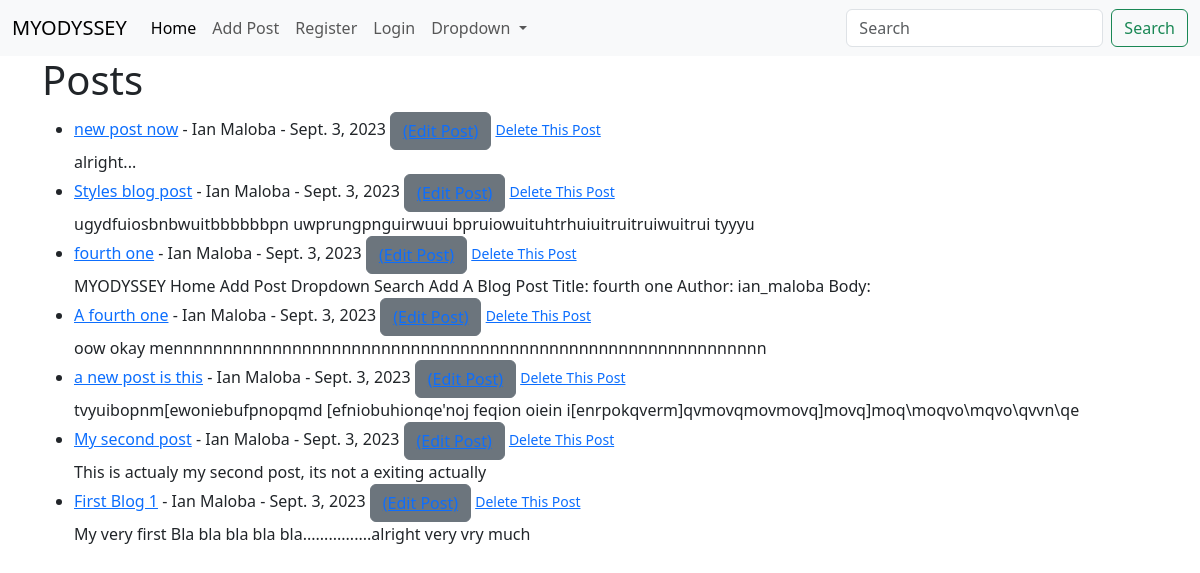
The page / on the database its author committed.
### blog/models.py (models this page shows, shortened)
class Post(models.Model):
    title = models.CharField(max_length=255)
    author = models.ForeignKey(User, on_delete=models.CASCADE)
    body = models.TextField()
    post_date = models.DateField(auto_now_add=True)

### blog/views.py (the view)
# urls.py: path('', HomeView.as_view(), name="home"),
class HomeView(ListView):
    model = Post
    template_name = "home.html"
    ordering = ['-id']

### blog/templates/home.html
{% extends 'base.html' %}
{% block content %}
    <h1>Posts</h1>
    <ul>
        {% for post in object_list %}
            <li>
                <a href="{% url 'article-detail' post.pk %}">{{ post.title }}</a> - {{ post.author.first_name }}
                {{ post.author.last_name }} - {{ post.post_date }} <button class="btn btn-secondary"><a href="{% url 'update_post' post.pk %}">(Edit Post)</a></button>
                <small><a href="{% url 'delete_post' post.pk %}">Delete This Post</a></small><br>
                {{ post.body }}
            </li>
        {% endfor %}
    </ul>
{% endblock %}

### rows shown on the page
Post: title "new post now", author.first_name "Ian", author.last_name "Maloba", post_date "Sept. 3, 2023", body "alright..."
Post: title "Styles blog post", author.first_name "Ian", author.last_name "Maloba", post_date "Sept. 3, 2023", body "ugydfuiosbnbwuitbbbbbbpn uwprungpnguirwuui bpruiowuituhtrhuiuitruitruiwuitrui tyyyu"
Post: title "fourth one", author.first_name "Ian", author.last_name "Maloba", post_date "Sept. 3, 2023", body "MYODYSSEY Home Add Post Dropdown Search Add A Blog Post Title: fourth one Author: ian_maloba Body:"
Post: title "A fourth one", author.first_name "Ian", author.last_name "Maloba", post_date "Sept. 3, 2023", body "oow okay mennnnnnnnnnnnnnnnnnnnnnnnnnnnnnnnnnnnnnnnnnnnnnnnnnnnnnnnnnnn"
Post: title "a new post is this", author.first_name "Ian", author.last_name "Maloba", post_date "Sept. 3, 2023", body "tvyuibopnm[ewoniebufpnopqmd [efniobuhionqe'noj feqion oiein i[enrpokqverm]qvmovqmovmovq]movq]moq\\moqvo\\mqvo\\qvvn\\qe"
Post: title "My second post", author.first_name "Ian", author.last_name "Maloba", post_date "Sept. 3, 2023", body "This is actualy my second post, its not a exiting actually"
Post: title "First Blog 1", author.first_name "Ian", author.last_name "Maloba", post_date "Sept. 3, 2023", body "My very first Bla bla bla bla bla................alright very vry much"
